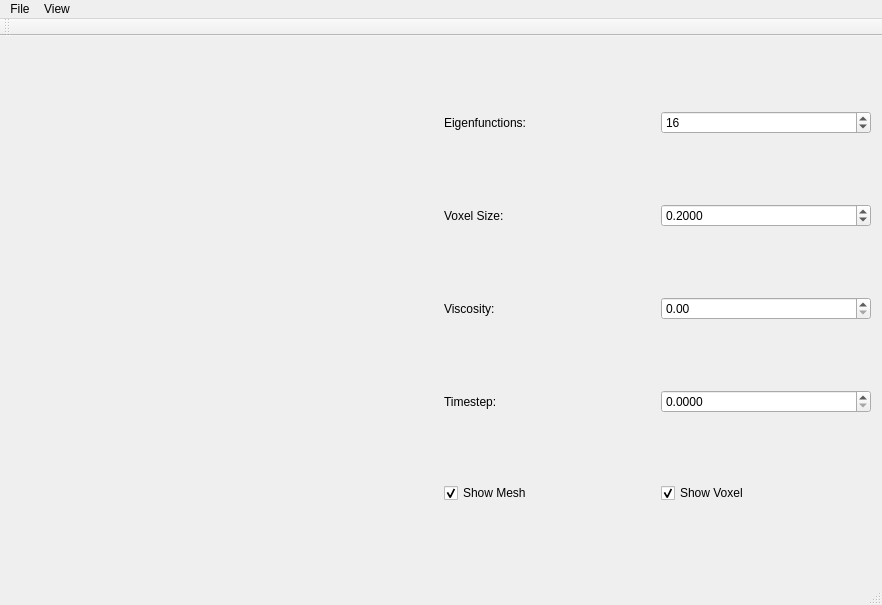
<?xml version="1.0" encoding="UTF-8"?>
<ui version="4.0">
 <class>MainWindow</class>
 <widget class="QMainWindow" name="MainWindow">
  <property name="geometry">
   <rect>
    <x>0</x>
    <y>0</y>
    <width>882</width>
    <height>605</height>
   </rect>
  </property>
  <property name="windowTitle">
   <string>MainWindow</string>
  </property>
  <widget class="QWidget" name="centralWidget">
   <layout class="QHBoxLayout" name="horizontalLayout">
    <item>
     <layout class="QHBoxLayout" name="horizontalLayout_2">
      <item>
       <widget class="GLCanvas" name="canvas" native="true">
        <property name="focusPolicy">
         <enum>Qt::StrongFocus</enum>
        </property>
       </widget>
      </item>
      <item>
       <layout class="QVBoxLayout" name="verticalLayout">
        <item>
         <layout class="QHBoxLayout" name="horizontalLayout_3">
          <item>
           <widget class="QLabel" name="label">
            <property name="text">
             <string>Eigenfunctions:</string>
            </property>
           </widget>
          </item>
          <item>
           <widget class="QSpinBox" name="spinNumEigenFunctions">
            <property name="value">
             <number>16</number>
            </property>
           </widget>
          </item>
         </layout>
        </item>
        <item>
         <layout class="QHBoxLayout" name="horizontalLayout_5">
          <item>
           <widget class="QLabel" name="label_2">
            <property name="text">
             <string>Voxel Size:</string>
            </property>
           </widget>
          </item>
          <item>
           <widget class="QDoubleSpinBox" name="spinVoxelSize">
            <property name="decimals">
             <number>4</number>
            </property>
            <property name="singleStep">
             <double>0.100000000000000</double>
            </property>
            <property name="value">
             <double>0.200000000000000</double>
            </property>
           </widget>
          </item>
         </layout>
        </item>
        <item>
         <layout class="QHBoxLayout" name="horizontalLayout_4">
          <item>
           <widget class="QLabel" name="label_3">
            <property name="text">
             <string>Viscosity:</string>
            </property>
           </widget>
          </item>
          <item>
           <widget class="QDoubleSpinBox" name="spinViscosity"/>
          </item>
         </layout>
        </item>
        <item>
         <layout class="QHBoxLayout" name="horizontalLayout_7">
          <item>
           <widget class="QLabel" name="label_4">
            <property name="text">
             <string>Timestep:</string>
            </property>
           </widget>
          </item>
          <item>
           <widget class="QDoubleSpinBox" name="spinTimestep">
            <property name="decimals">
             <number>4</number>
            </property>
           </widget>
          </item>
         </layout>
        </item>
        <item>
         <layout class="QHBoxLayout" name="horizontalLayout_6">
          <item>
           <widget class="QCheckBox" name="chkShowMesh">
            <property name="text">
             <string>Show Mesh</string>
            </property>
            <property name="checked">
             <bool>true</bool>
            </property>
           </widget>
          </item>
          <item>
           <widget class="QCheckBox" name="chkShowVoxel">
            <property name="text">
             <string>Show Voxel</string>
            </property>
            <property name="checked">
             <bool>true</bool>
            </property>
           </widget>
          </item>
         </layout>
        </item>
       </layout>
      </item>
     </layout>
    </item>
   </layout>
  </widget>
  <widget class="QMenuBar" name="menuBar">
   <property name="geometry">
    <rect>
     <x>0</x>
     <y>0</y>
     <width>882</width>
     <height>22</height>
    </rect>
   </property>
   <widget class="QMenu" name="menuFile">
    <property name="title">
     <string>File</string>
    </property>
    <addaction name="actionOpen"/>
    <addaction name="action_Exit"/>
   </widget>
   <widget class="QMenu" name="menuView">
    <property name="title">
     <string>View</string>
    </property>
    <addaction name="action_Original"/>
    <addaction name="action_Voxel"/>
    <addaction name="action_Flow"/>
    <addaction name="action_Particle"/>
   </widget>
   <addaction name="menuFile"/>
   <addaction name="menuView"/>
  </widget>
  <widget class="QToolBar" name="mainToolBar">
   <attribute name="toolBarArea">
    <enum>TopToolBarArea</enum>
   </attribute>
   <attribute name="toolBarBreak">
    <bool>false</bool>
   </attribute>
  </widget>
  <widget class="QStatusBar" name="statusBar"/>
  <action name="actionOpen">
   <property name="text">
    <string>&amp;Open</string>
   </property>
  </action>
  <action name="action_Exit">
   <property name="text">
    <string>&amp;Exit</string>
   </property>
  </action>
  <action name="action_Original">
   <property name="text">
    <string>&amp;Original</string>
   </property>
  </action>
  <action name="action_Voxel">
   <property name="text">
    <string>&amp;Voxel</string>
   </property>
  </action>
  <action name="action_Flow">
   <property name="text">
    <string>&amp;Flow</string>
   </property>
  </action>
  <action name="action_Particle">
   <property name="text">
    <string>&amp;Particle</string>
   </property>
  </action>
 </widget>
 <layoutdefault spacing="6" margin="11"/>
 <customwidgets>
  <customwidget>
   <class>GLCanvas</class>
   <extends>QWidget</extends>
   <header>Widgets/glcanvas.h</header>
   <container>1</container>
  </customwidget>
 </customwidgets>
 <resources/>
 <connections>
  <connection>
   <sender>action_Exit</sender>
   <signal>triggered()</signal>
   <receiver>MainWindow</receiver>
   <slot>close()</slot>
   <hints>
    <hint type="sourcelabel">
     <x>-1</x>
     <y>-1</y>
    </hint>
    <hint type="destinationlabel">
     <x>199</x>
     <y>149</y>
    </hint>
   </hints>
  </connection>
 </connections>
</ui>
